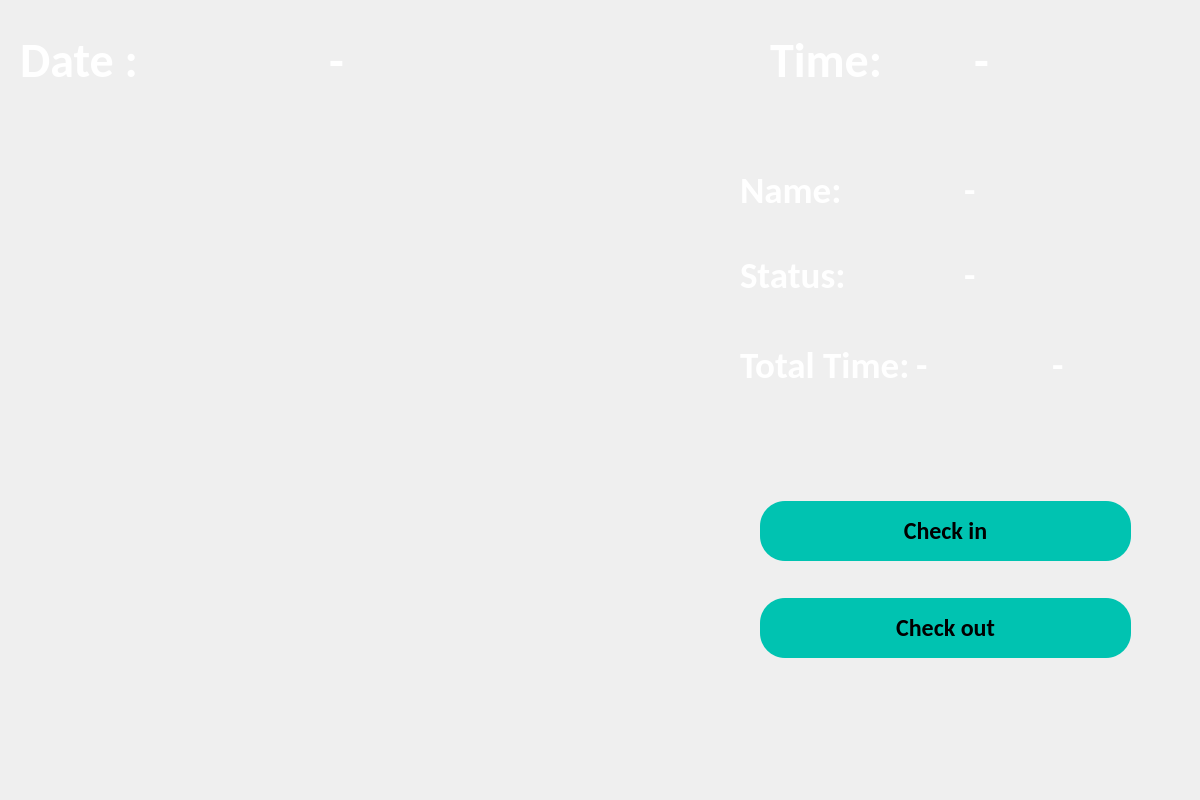
<?xml version="1.0" encoding="UTF-8"?>
<ui version="4.0">
 <class>OutputDialog</class>
 <widget class="QDialog" name="OutputDialog">
  <property name="geometry">
   <rect>
    <x>0</x>
    <y>0</y>
    <width>1200</width>
    <height>800</height>
   </rect>
  </property>
  <property name="minimumSize">
   <size>
    <width>1200</width>
    <height>800</height>
   </size>
  </property>
  <property name="maximumSize">
   <size>
    <width>1200</width>
    <height>800</height>
   </size>
  </property>
  <property name="font">
   <font>
    <family>Calibri</family>
    <weight>75</weight>
    <bold>true</bold>
   </font>
  </property>
  <property name="windowTitle">
   <string>Facial Recognition PyQt App</string>
  </property>
  <property name="windowIcon">
   <iconset>
    <normaloff>../../../../6th sem projects/Semester Project/logo.jpg</normaloff>../../../../6th sem projects/Semester Project/logo.jpg</iconset>
  </property>
  <widget class="QLabel" name="imgLabel">
   <property name="geometry">
    <rect>
     <x>110</x>
     <y>120</y>
     <width>581</width>
     <height>571</height>
    </rect>
   </property>
   <property name="text">
    <string/>
   </property>
   <property name="textFormat">
    <enum>Qt::RichText</enum>
   </property>
  </widget>
  <widget class="QWidget" name="horizontalLayoutWidget_2">
   <property name="geometry">
    <rect>
     <x>770</x>
     <y>20</y>
     <width>401</width>
     <height>81</height>
    </rect>
   </property>
   <layout class="QHBoxLayout" name="horizontalLayout_2">
    <item>
     <widget class="QLabel" name="label_2">
      <property name="font">
       <font>
        <family>Calibri</family>
        <pointsize>36</pointsize>
        <weight>75</weight>
        <bold>true</bold>
       </font>
      </property>
      <property name="text">
       <string>&lt;html&gt;&lt;head/&gt;&lt;body&gt;&lt;p&gt;&lt;span style=&quot; font-size:36pt; color:#ffffff;&quot;&gt;Time:&lt;/span&gt;&lt;/p&gt;&lt;/body&gt;&lt;/html&gt;</string>
      </property>
     </widget>
    </item>
    <item>
     <widget class="QLabel" name="timelabel">
      <property name="font">
       <font>
        <family>Calibri</family>
        <pointsize>36</pointsize>
        <weight>75</weight>
        <bold>true</bold>
       </font>
      </property>
      <property name="text">
       <string>&lt;html&gt;&lt;head/&gt;&lt;body&gt;&lt;p&gt;&lt;span style=&quot; font-size:36pt; color:#ffffff;&quot;&gt;-&lt;/span&gt;&lt;/p&gt;&lt;/body&gt;&lt;/html&gt;</string>
      </property>
      <property name="textFormat">
       <enum>Qt::RichText</enum>
      </property>
     </widget>
    </item>
   </layout>
  </widget>
  <widget class="QWidget" name="horizontalLayoutWidget_3">
   <property name="geometry">
    <rect>
     <x>20</x>
     <y>20</y>
     <width>611</width>
     <height>81</height>
    </rect>
   </property>
   <layout class="QHBoxLayout" name="horizontalLayout_3">
    <item>
     <widget class="QLabel" name="label">
      <property name="font">
       <font>
        <family>Calibri</family>
        <pointsize>36</pointsize>
        <weight>75</weight>
        <bold>true</bold>
       </font>
      </property>
      <property name="text">
       <string>&lt;html&gt;&lt;head/&gt;&lt;body&gt;&lt;p&gt;&lt;span style=&quot; font-size:36pt; color:#ffffff;&quot;&gt;Date : &lt;/span&gt;&lt;/p&gt;&lt;/body&gt;&lt;/html&gt;</string>
      </property>
     </widget>
    </item>
    <item>
     <widget class="QLabel" name="datelabel">
      <property name="font">
       <font>
        <family>Calibri</family>
        <pointsize>36</pointsize>
        <weight>75</weight>
        <bold>true</bold>
       </font>
      </property>
      <property name="text">
       <string>&lt;html&gt;&lt;head/&gt;&lt;body&gt;&lt;p&gt;&lt;span style=&quot; font-size:36pt; color:#ffffff;&quot;&gt;-&lt;/span&gt;&lt;/p&gt;&lt;/body&gt;&lt;/html&gt;</string>
      </property>
      <property name="textFormat">
       <enum>Qt::RichText</enum>
      </property>
     </widget>
    </item>
   </layout>
  </widget>
  <widget class="QWidget" name="verticalLayoutWidget">
   <property name="geometry">
    <rect>
     <x>760</x>
     <y>470</y>
     <width>371</width>
     <height>221</height>
    </rect>
   </property>
   <layout class="QVBoxLayout" name="verticalLayout">
    <item>
     <widget class="QPushButton" name="Checkinbutton">
      <property name="font">
       <font>
        <family>Calibri</family>
        <pointsize>18</pointsize>
        <weight>75</weight>
        <bold>true</bold>
       </font>
      </property>
      <property name="styleSheet">
       <string notr="true">QPushButton
{
color:black;
background-color:#00C3B1;
padding: 15px 0;
border-radius: 25px;
}
QPushButton:hover
{
background: #002E29;
color: #00F0D8;
}</string>
      </property>
      <property name="text">
       <string>Check in</string>
      </property>
      <property name="checkable">
       <bool>true</bool>
      </property>
     </widget>
    </item>
    <item>
     <widget class="QPushButton" name="Checkoutbutton">
      <property name="font">
       <font>
        <family>Calibri</family>
        <pointsize>18</pointsize>
        <weight>75</weight>
        <bold>true</bold>
       </font>
      </property>
      <property name="styleSheet">
       <string notr="true">QPushButton
{
color:black;
background-color:#00C3B1;
padding: 15px 0;
border-radius: 25px;
}
QPushButton:hover
{
background: #002E29;
color: #00F0D8;
}</string>
      </property>
      <property name="text">
       <string>Check out</string>
      </property>
      <property name="checkable">
       <bool>true</bool>
      </property>
     </widget>
    </item>
   </layout>
  </widget>
  <widget class="QWidget" name="horizontalLayoutWidget_5">
   <property name="geometry">
    <rect>
     <x>740</x>
     <y>150</y>
     <width>441</width>
     <height>81</height>
    </rect>
   </property>
   <layout class="QHBoxLayout" name="horizontalLayout_5">
    <item>
     <widget class="QLabel" name="label_4">
      <property name="font">
       <font>
        <family>Calibri</family>
        <pointsize>28</pointsize>
        <weight>75</weight>
        <bold>true</bold>
       </font>
      </property>
      <property name="text">
       <string>&lt;html&gt;&lt;head/&gt;&lt;body&gt;&lt;p&gt;&lt;span style=&quot; font-size:28pt; color:#ffffff;&quot;&gt;Name:&lt;/span&gt;&lt;/p&gt;&lt;/body&gt;&lt;/html&gt;</string>
      </property>
     </widget>
    </item>
    <item>
     <widget class="QLabel" name="namelabel">
      <property name="font">
       <font>
        <family>Calibri</family>
        <pointsize>28</pointsize>
        <weight>75</weight>
        <italic>false</italic>
        <bold>true</bold>
       </font>
      </property>
      <property name="text">
       <string>&lt;html&gt;&lt;head/&gt;&lt;body&gt;&lt;p&gt;&lt;span style=&quot; font-size:28pt; color:#ffffff;&quot;&gt;-&lt;/span&gt;&lt;/p&gt;&lt;/body&gt;&lt;/html&gt;</string>
      </property>
      <property name="textFormat">
       <enum>Qt::RichText</enum>
      </property>
      <property name="scaledContents">
       <bool>false</bool>
      </property>
     </widget>
    </item>
   </layout>
  </widget>
  <widget class="QWidget" name="horizontalLayoutWidget_6">
   <property name="geometry">
    <rect>
     <x>740</x>
     <y>320</y>
     <width>441</width>
     <height>91</height>
    </rect>
   </property>
   <layout class="QHBoxLayout" name="horizontalLayout_6">
    <item>
     <widget class="QLabel" name="label_5">
      <property name="font">
       <font>
        <family>Calibri</family>
        <pointsize>28</pointsize>
        <weight>75</weight>
        <bold>true</bold>
       </font>
      </property>
      <property name="text">
       <string>&lt;html&gt;&lt;head/&gt;&lt;body&gt;&lt;p&gt;&lt;span style=&quot; font-size:28pt; color:#ffffff;&quot;&gt;Total Time:&lt;/span&gt;&lt;/p&gt;&lt;/body&gt;&lt;/html&gt;</string>
      </property>
     </widget>
    </item>
    <item>
     <widget class="QLabel" name="hourlabel">
      <property name="font">
       <font>
        <family>Calibri</family>
        <pointsize>28</pointsize>
        <weight>75</weight>
        <bold>true</bold>
       </font>
      </property>
      <property name="text">
       <string>&lt;html&gt;&lt;head/&gt;&lt;body&gt;&lt;p&gt;&lt;span style=&quot; color:#ffffff;&quot;&gt;-&lt;/span&gt;&lt;/p&gt;&lt;/body&gt;&lt;/html&gt;</string>
      </property>
      <property name="textFormat">
       <enum>Qt::RichText</enum>
      </property>
     </widget>
    </item>
    <item>
     <widget class="QLabel" name="minlabel">
      <property name="font">
       <font>
        <family>Calibri</family>
        <pointsize>28</pointsize>
        <weight>75</weight>
        <bold>true</bold>
       </font>
      </property>
      <property name="text">
       <string>&lt;html&gt;&lt;head/&gt;&lt;body&gt;&lt;p&gt;&lt;span style=&quot; font-size:28pt; color:#ffffff;&quot;&gt;-&lt;/span&gt;&lt;/p&gt;&lt;/body&gt;&lt;/html&gt;</string>
      </property>
      <property name="textFormat">
       <enum>Qt::RichText</enum>
      </property>
     </widget>
    </item>
   </layout>
  </widget>
  <widget class="QWidget" name="horizontalLayoutWidget_4">
   <property name="geometry">
    <rect>
     <x>740</x>
     <y>230</y>
     <width>441</width>
     <height>91</height>
    </rect>
   </property>
   <layout class="QHBoxLayout" name="horizontalLayout_4">
    <item>
     <widget class="QLabel" name="label_3">
      <property name="font">
       <font>
        <family>Calibri</family>
        <pointsize>28</pointsize>
        <weight>75</weight>
        <bold>true</bold>
       </font>
      </property>
      <property name="text">
       <string>&lt;html&gt;&lt;head/&gt;&lt;body&gt;&lt;p&gt;&lt;span style=&quot; font-size:28pt; color:#ffffff;&quot;&gt;Status:&lt;/span&gt;&lt;/p&gt;&lt;/body&gt;&lt;/html&gt;</string>
      </property>
     </widget>
    </item>
    <item>
     <widget class="QLabel" name="statuslabel">
      <property name="font">
       <font>
        <family>Calibri</family>
        <pointsize>28</pointsize>
        <weight>75</weight>
        <bold>true</bold>
       </font>
      </property>
      <property name="text">
       <string>&lt;html&gt;&lt;head/&gt;&lt;body&gt;&lt;p&gt;&lt;span style=&quot; font-size:28pt; color:#ffffff;&quot;&gt;-&lt;/span&gt;&lt;/p&gt;&lt;/body&gt;&lt;/html&gt;</string>
      </property>
      <property name="textFormat">
       <enum>Qt::RichText</enum>
      </property>
     </widget>
    </item>
   </layout>
  </widget>
  <widget class="QLabel" name="label_6">
   <property name="geometry">
    <rect>
     <x>0</x>
     <y>0</y>
     <width>1231</width>
     <height>801</height>
    </rect>
   </property>
   <property name="text">
    <string/>
   </property>
   <property name="pixmap">
    <pixmap>bg.jpg</pixmap>
   </property>
  </widget>
  <zorder>label_6</zorder>
  <zorder>imgLabel</zorder>
  <zorder>horizontalLayoutWidget_2</zorder>
  <zorder>horizontalLayoutWidget_3</zorder>
  <zorder>verticalLayoutWidget</zorder>
  <zorder>horizontalLayoutWidget_5</zorder>
  <zorder>horizontalLayoutWidget_6</zorder>
  <zorder>horizontalLayoutWidget_4</zorder>
 </widget>
 <resources>
  <include location="resource.qrc"/>
 </resources>
 <connections/>
</ui>
